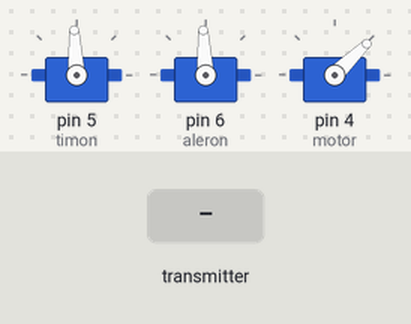
Recording of a sketch running on a simulated Arduino Uno, built with avr-gcc and run on an emulated ATmega328P. On the bench: 3 × servo. The inputs (shaded band) are chosen by the test bench. No radio packets arrive unless stated; what the sketch prints to the serial monitor is not drawn.

Above: at 6.2 s.
6.3 s: the transmitter starts sending x = 0
At 6.8 s:
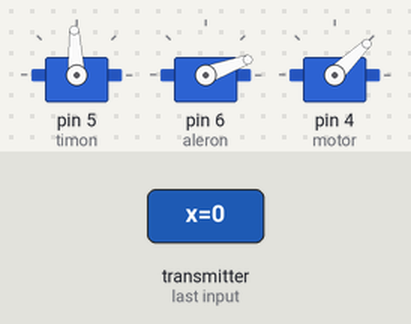
7.8 s: the transmitter starts sending y = 0
At 8.7 s:
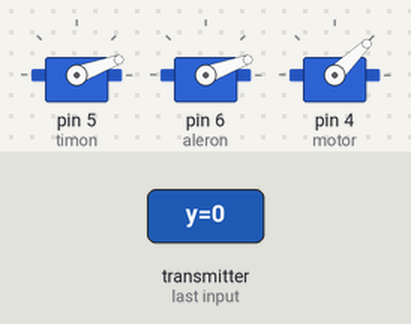
9.3 s: the transmitter starts sending motor = 256
At 10.5 s:
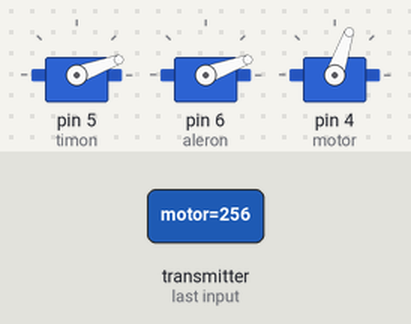
10.8 s: the transmitter starts sending x = 256
At 11.4 s:
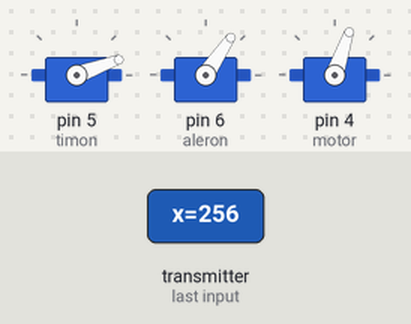
12.3 s: the transmitter starts sending y = 256
At 12.8 s:
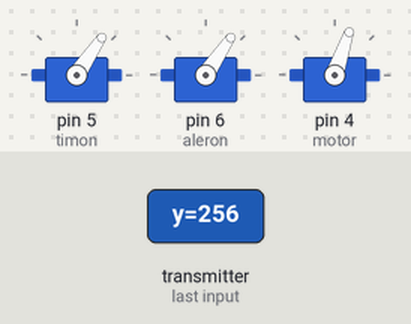
13.8 s: the transmitter starts sending motor = 0
At 14.7 s:
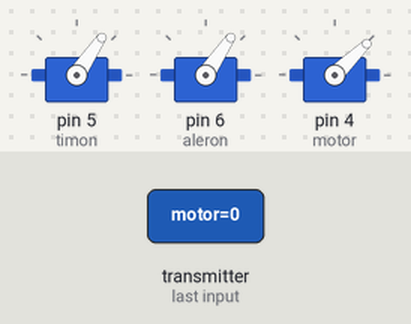
Timing chart, 0 to 16.3 s (numbered marks = the images above; inputs shaded):
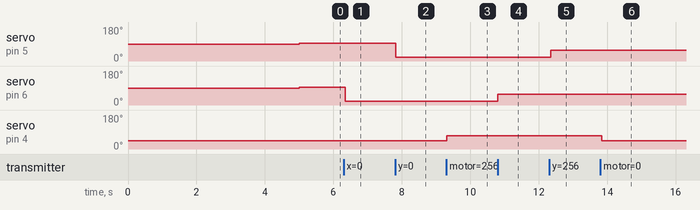

Measured:
- after the input at 6.3 s, servo on pin 6 (aleron): 93° → 20° at once
- after the input at 7.8 s, servo on pin 5 (timon): 93° → 20° at once
- after the input at 9.3 s, servo on pin 4 (motor): 44° → 71° at once
- after the input at 10.8 s, servo on pin 6 (aleron): 20° → 56° at once
- after the input at 12.3 s, servo on pin 5 (timon): 20° → 56° after 0.05 s
- after the input at 13.8 s, servo on pin 4 (motor): 71° → 44° at once

The sketch:

avion_01.ino
```cpp
// Radiofrecuencia https://www.airspayce.com/mikem/arduino/RadioHead/classRH__ASK.html

#include <RH_ASK.h>
#ifdef RH_HAVE_HARDWARE_SPI
#include <SPI.h> // Not actually used but needed to compile
#endif

RH_ASK driver(2000, 11, 12, -1); //Default settings (Speed = 2000bps; RX pin = 11; TX pin = 12; Ptt pin = 10) RX pin (receiver) - TX pin (transmitter)

struct Data {
    int x = 512;  //Servo2 funciona de 750 - 2250 https://www.hackster.io/ashraf_minhaj/how-to-use-servotimer2-library-simple-explain-servo-sweep-512fd9
    int y = 512;
    int motor = 0;
};

Data data;


#include<ServoTimer2.h> // Esta librería tiene conflicto con Tone.cpp, pues ambas usan timer2

ServoTimer2 motor;
ServoTimer2 timon;
ServoTimer2 aleron;

/*
 * D11 RF433 MHz
 * D4 motor
 * D5 timon
 * D6 aleron
 */


void setup() {
    digitalWrite(LED_BUILTIN, HIGH);

    pinMode(5, OUTPUT);
    timon.attach(5);

    pinMode(6, OUTPUT);
    aleron.attach(6);

    pinMode(4, OUTPUT);
    motor.attach(4);
    motor.write(1000);
    delay(5000);

    Serial.begin(9600);
    Serial.println(F("Iniciado"));

    // Radio Frecuencia
    if (driver.init()){digitalWrite (LED_BUILTIN, LOW);}
    else{Serial.println(F("ERROR Radiofrecuencia"));}
}

void loop() {
    recepcion();

    control_motor();
    control_timon();
    control_aleron();

    delay(50);
}

void recepcion(){
    static unsigned long ultima = 0;
    unsigned long tiempo = millis();  // Control perdida de señal

    uint8_t buflen = sizeof(data);
    if (driver.recv((uint8_t*)&data, &buflen)){
        ultima = tiempo;
        /*
        Serial.print(" x: "); Serial.print(data.x);
        Serial.print(" y: "); Serial.print(data.y);
        Serial.print(" m: "); Serial.println(data.motor);
        */
    }else{
        if (tiempo - ultima > 3000) {}
    }
}

void control_motor(){
    int vel = data.motor;
    vel = constrain(map(vel, 0, 1023, 1000, 2100), 750, 2250);
    motor.write(vel);
}

void control_timon(){
    int grados = data.y;
    grados = constrain(map(grados, 0, 1023, 750, 2250), 750, 2250);
    timon.write(grados);
}

void control_aleron(){
    int grados = data.x;
    grados = constrain(map(grados, 0, 1023, 750, 2250), 750, 2250);
    aleron.write(grados);
}
```
